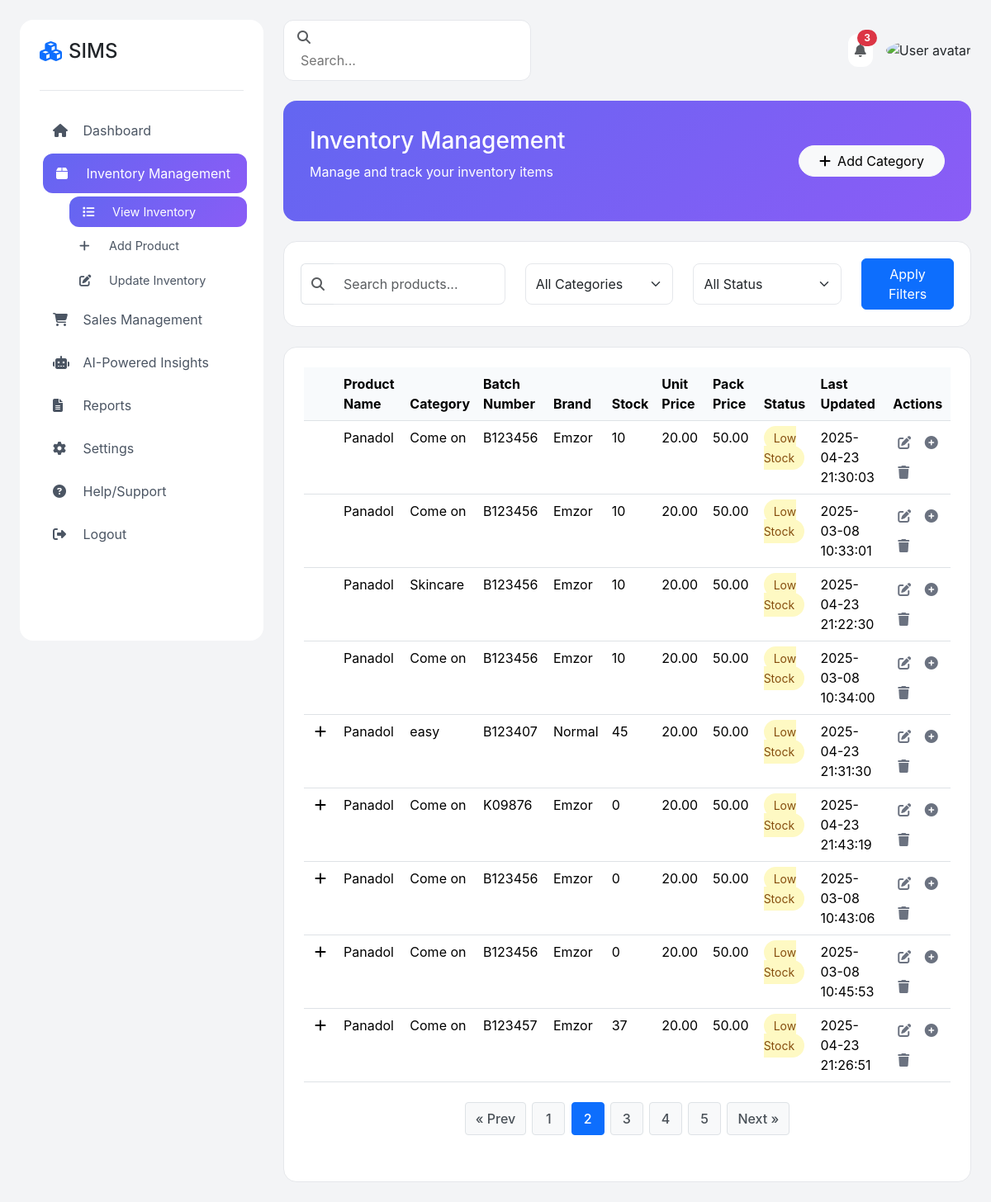
Screenshot of /inventory/index.php?page=2 (signed in) with the database file from the repository.
### tables this page shows
CREATE TABLE `products` (
  `id` int(11) NOT NULL,
  `product_name` varchar(255) NOT NULL,
  `category` varchar(100) NOT NULL,
  `brand` varchar(100) DEFAULT NULL,
  `batch_number` varchar(50) DEFAULT NULL,
  `prod_date` date DEFAULT NULL,
  `exp_date` date DEFAULT NULL,
  `desc` varchar(500) DEFAULT NULL,
  `cost_price` decimal(10,2) NOT NULL,
  `price_per_packet` decimal(10,2) NOT NULL,
  `price_per_sachet` decimal(10,2) NOT NULL,
  `quantity_packet` int(11) NOT NULL,
  `quantity_per_pack` int(11) NOT NULL,
  `low_stock_alert` int(11) NOT NULL,
  `expiry_alert_days` int(11) NOT NULL,
  `created_at` timestamp NOT NULL DEFAULT current_timestamp()
);

CREATE TABLE `product_variants` (
  `id` int(11) NOT NULL,
  `product_id` int(11) NOT NULL,
  `variant_name` varchar(255) NOT NULL,
  `price_per_packet` decimal(10,2) DEFAULT NULL,
  `price_per_sachet` decimal(10,2) DEFAULT NULL,
  `qty_packet` int(11) DEFAULT NULL,
  `qty_sachet` int(11) DEFAULT NULL,
  `created_at` timestamp NOT NULL DEFAULT current_timestamp()
);

### inventory/index.php (the view, shortened to what this page needs)
<?php
include "../config/config.php";
$page = isset($_GET['page']) ? (int)$_GET['page'] : 1;
$limit = 10;
$offset = ($page - 1) * $limit;
$total_qry = "SELECT COUNT(*) as total FROM products";
$total_res = mysqli_query($connect, $total_qry);
$total_row = mysqli_fetch_assoc($total_res);
$total_products = $total_row['total'];
$total_pages = ceil($total_products / $limit);
$select_qry = "SELECT
                p.id AS product_id,
                p.product_name,
                p.category,
                p.batch_number,
                p.brand,
                p.quantity_packet AS product_stock,
                p.price_per_sachet,
                p.price_per_packet,
                p.low_stock_alert,
                p.created_at,
                v.id AS variant_id,
                v.variant_name,
                v.qty_packet,
                v.qty_sachet,
                v.price_per_packet AS packPrice,
                v.price_per_sachet AS unitPrice
            FROM products p
            LEFT JOIN product_variants v ON p.id = v.product_id
            ORDER BY p.id, v.id
            LIMIT $offset, $limit";
$row = mysqli_query($connect, $select_qry);
$products = [];
if (mysqli_num_rows($row) > 0) {
    while ($rows = mysqli_fetch_assoc($row)) {
        $products[$rows['product_id']]['id'] = $rows['product_id'];
        $products[$rows['product_id']]['name'] = $rows['product_name'];
        $products[$rows['product_id']]['category'] = $rows['category'];
        $products[$rows['product_id']]['batch_number'] = $rows['batch_number'];
        $products[$rows['product_id']]['brand'] = $rows['brand'];
        $products[$rows['product_id']]['stock'] = $rows['product_stock'];
        $products[$rows['product_id']]['priceSachet'] = $rows['price_per_sachet'];
        $products[$rows['product_id']]['pricePacket'] = $rows['price_per_packet'];
        $products[$rows['product_id']]['lowStock'] = $rows['low_stock_alert'];
        $products[$rows['product_id']]['lastUpdated'] = $rows['created_at'];
        if ($rows['variant_id']) {
            $products[$rows['product_id']]['variants'][] = [
                'variant_id' => $rows['variant_id'],
                'variant_name' => $rows['variant_name'],
                'qty_packet' => $rows['qty_packet'],
                'qty_sachet' => $rows['qty_sachet'],
                'packPrice' => $rows['packPrice'],
                'unitPrice' => $rows['unitPrice']
            ];
        }
    }
}
?>
<!DOCTYPE html>
<html lang="en">
<head>
    <link href="https://cdnjs.cloudflare.com/ajax/libs/bootstrap/5.3.2/css/bootstrap.min.css" rel="stylesheet">
    <link href="https://cdnjs.cloudflare.com/ajax/libs/font-awesome/6.4.2/css/all.min.css" rel="stylesheet">
    <link href="../style/css/style.css" rel="stylesheet">
</head>
<body>
    <div class="layout-container">
        <div class="sidebar" id="sidebar">
            <div class="logo-section">
                <h4 class="d-flex align-items-center gap-2">
                    <i class="fas fa-cubes text-primary"></i>
                    SIMS
                </h4>
            </div>
            <nav>
                <a href="../dashboard/" class="nav-link" onclick="toggleSubmenu('dashboard')">
                    <i class="fas fa-home"></i> Dashboard
                </a>
                <a href="#" class="nav-link active" onclick="toggleSubmenu('inventory')">
                    <i class="fas fa-box"></i> Inventory Management
                </a>
                <div class="submenu show" id="inventory">
                    <a href="#" class="nav-link active"><i class="fas fa-list"></i> View Inventory</a>
                    <a href="../inventory/addproduct.php" class="nav-link"><i class="fas fa-plus"></i> Add Product</a>
                    <a href="../inventory/updateproduct.php" class="nav-link"><i class="fas fa-edit"></i> Update Inventory</a>
                </div>
                <a href="#" class="nav-link" onclick="toggleSubmenu('sales')">
                    <i class="fas fa-shopping-cart"></i> Sales Management
                </a>
                <a href="#" class="nav-link" onclick="toggleSubmenu('ai-insights')">
                    <i class="fas fa-robot"></i> AI-Powered Insights
                </a>
                <a href="#" class="nav-link" onclick="toggleSubmenu('reports')">
                    <i class="fas fa-file-alt"></i> Reports
                </a>
                <a href="#" class="nav-link" onclick="toggleSubmenu('settings')">
                    <i class="fas fa-cog"></i> Settings
                </a>
                <a href="#" class="nav-link">
                    <i class="fas fa-question-circle"></i> Help/Support
                </a>
                <a href="../logout/" class="nav-link">
                    <i class="fas fa-sign-out-alt"></i> Logout
                </a>
            </nav>
        </div>
        <div class="main-content">
            <div class="header">
                <div class="search-box">
                    <i class="fas fa-search text-muted me-2"></i>
                    <input type="text" placeholder="Search...">
                </div>
                <div class="user-section">
                    <div class="notification-badge">
                        <i class="fas fa-bell text-muted"></i>
                        <span class="badge rounded-pill bg-danger">3</span>
                    </div>
                    <img src="/placeholder.svg?height=40&width=40" class="rounded-circle" alt="User avatar">
                </div>
            </div>
            <div class="welcome-section">
                <div class="row align-items-center">
                    <div class="col-md-8">
                        <h3>Inventory Management</h3>
                        <p class="mb-3">Manage and track your inventory items</p>
                    </div>
                    <div class="col-md-4 text-md-end">
                        <button class="btn btn-light rounded-pill px-4 mb-2 mb-md-0" data-bs-toggle="modal" data-bs-target="#addCategoryModal">
                            <i class="fas fa-plus me-2"></i>Add Category
                        </button>
                    </div>
                </div>
            </div>
            <div class="filter-bar">
                <div class="row align-items-center">
                    <div class="col-md-4">
                        <div class="input-group">
                            <span class="input-group-text bg-white border-end-0">
                                <i class="fas fa-search text-muted"></i>
                            </span>
                            <input type="text" class="form-control border-start-0" placeholder="Search products..." id="searchInput">
                        </div>
                    </div>
                    <div class="col-md-3">
                        <select class="form-select" id="categoryFilter">
                            <option value="">All Categories</option>
                        </select>
                    </div>
                    <div class="col-md-3">
                        <select class="form-select" id="statusFilter">
                            <option value="">All Status</option>
                        </select>
                    </div>
                    <div class="col-md-2">
                        <button class="btn btn-primary w-100" onclick="applyFilters()">
                            Apply Filters
                        </button>
                    </div>
                </div>
            </div>
            <div class="inventory-table">
                <div class="table-responsive">
                    <table class="table">
                        <thead>
                            <tr>
                                <th width="40"></th>
                                <th>Product Name</th>
                                <th>Category</th>
                                <th>Batch Number</th>
                                <th>Brand</th>
                                <th>Stock</th>
                                <th>Unit Price</th>
                                <th>Pack Price</th>
                                <th>Status</th>
                                <th>Last Updated</th>
                                <th>Actions</th>
                            </tr>
                        </thead>
                        <tbody id="inventoryTableBody">
                            <?php
                            foreach ($products as $product_id => $product) {
                            ?>
                                <tr>
                                    <td>
                                        <?php if (!empty($product['variants'])): ?>
                                            <span class="expand-btn" onclick="toggleVariants(<?php echo $product_id; ?>)" id="expand-<?php echo $product_id; ?>">
                                                <i class="fas fa-plus"></i>
                                            </span>
                                        <?php endif; ?>
                                    </td>
                                    <td><?php echo $product['name']; ?></td>
                                    <td><?php echo $product['category']; ?></td>
                                    <td><?php echo $product['batch_number']; ?></td>
                                    <td><?php echo $product['brand']; ?></td>
                                    <td>
                                        <?php
                                        if (!empty($product['variants'])) {
                                            $total_stock = 0;
                                            foreach ($product['variants'] as $variant) {
                                                $total_stock += $variant['qty_packet'];
                                            }
                                            echo $total_stock;
                                        } else {
                                            echo $product['stock'];
                                        }
                                        ?>
                                    </td>
                                    <td><?php echo $product['priceSachet']; ?></td>
                                    <td><?php echo $product['pricePacket']; ?></td>
                                    <td>
                                        <?php
                                        if ($product['stock'] <= $product['lowStock']) {
                                            echo '<span class="status-badge status-low-stock">Low Stock</span>';
                                        } elseif ($product['stock'] == 0 || $product['stock'] == 1) {
                                            echo '<span class="status-badge status-out-of-stock">Out of Stock</span>';
                                        } else {
                                            echo '<span class="status-badge status-in-stock">In Stock</span>';
                                        }
                                        ?>
                                    </td>
                                    <td><?php echo $product['lastUpdated']; ?></td>
                                    <td>
                                        <button class="action-btn" onclick="editProduct(<?php echo $product_id; ?>)">
                                            <i class="fas fa-edit"></i>
                                        </button>
                                        <button class="action-btn" onclick="openAddVariantModal(<?php echo $product_id; ?>, '<?php echo addslashes($product['name']); ?>')">
                                            <i class="fas fa-plus-circle"></i>
                                        </button>
                                        <button class="action-btn" onclick="confirmDeleteProduct(<?php echo $product_id; ?>, '<?php echo addslashes($product['name']); ?>')">
                                            <i class="fas fa-trash"></i>
                                        </button>
                                    </td>
                                </tr>
                            <?php
                            }
                            ?>
                        </tbody>
                    </table>
                    <?php
                    echo "<div class='pagination'>";
                    if ($page > 1) {
                        echo "<a href='?page=" . ($page - 1) . "'>&laquo; Prev</a>";
                    }
                    $start_page = max(1, $page - 2);
                    $end_page = min($total_pages, $page + 2);
                    for ($i = $start_page; $i <= $end_page; $i++) {
                        if ($i == $page) {
                            echo "<span>$i</span>";
                        } else {
                            echo "<a href='?page=$i'>$i</a>";
                        }
                    }
                    if ($end_page < $total_pages) {
                        echo "<a href='?page=$total_pages'>$total_pages</a>";
                    }
                    if ($page < $total_pages) {
                        echo "<a href='?page=" . ($page + 1) . "'>Next &raquo;</a>";
                    }
                    echo "</div>";
                    ?>
                </div>
            </div>
        </div>
    </div>
</body>
</html>

### rows the page displays
products: product_name "Panadol", category "Come on", batch_number "B123456", brand "Emzor", quantity_packet "10", price_per_sachet "20.00", price_per_packet "50.00", low_stock_alert "Low Stock", created_at "2025-04-23 21:30:03"
products: product_name "Panadol", category "Come on", batch_number "B123456", brand "Emzor", quantity_packet "10", price_per_sachet "20.00", price_per_packet "50.00", low_stock_alert "Low Stock", created_at "2025-03-08 10:33:01"
products: product_name "Panadol", category "Skincare", batch_number "B123456", brand "Emzor", quantity_packet "10", price_per_sachet "20.00", price_per_packet "50.00", low_stock_alert "Low Stock", created_at "2025-04-23 21:22:30"
products: product_name "Panadol", category "Come on", batch_number "B123456", brand "Emzor", quantity_packet "10", price_per_sachet "20.00", price_per_packet "50.00", low_stock_alert "Low Stock", created_at "2025-03-08 10:34:00"
product_variants: product.product_name "Panadol", product.category "easy", product.batch_number "B123407", product.brand "Normal", total_stock "45", product.price_per_sachet "20.00", product.price_per_packet "50.00", product.created_at "2025-04-23 21:31:30"
product_variants: product.product_name "Panadol", product.category "Come on", product.batch_number "K09876", product.brand "Emzor", total_stock "0", product.price_per_sachet "20.00", product.price_per_packet "50.00", product.created_at "2025-04-23 21:43:19"
product_variants: product.product_name "Panadol", product.category "Come on", product.batch_number "B123456", product.brand "Emzor", total_stock "0", product.price_per_sachet "20.00", product.price_per_packet "50.00", product.created_at "2025-03-08 10:43:06"
product_variants: product.product_name "Panadol", product.category "Come on", product.batch_number "B123456", product.brand "Emzor", total_stock "0", product.price_per_sachet "20.00", product.price_per_packet "50.00", product.created_at "2025-03-08 10:45:53"

### other values shown
$product['name'] "Panadol"
$product['category'] "Come on"
$product['batch_number'] "B123457"
$product['brand'] "Emzor"
$total_stock "37"
$product['priceSachet'] "20.00"
$product['pricePacket'] "50.00"
$product['lastUpdated'] "2025-04-23 21:26:51"
$total_pages "5"
